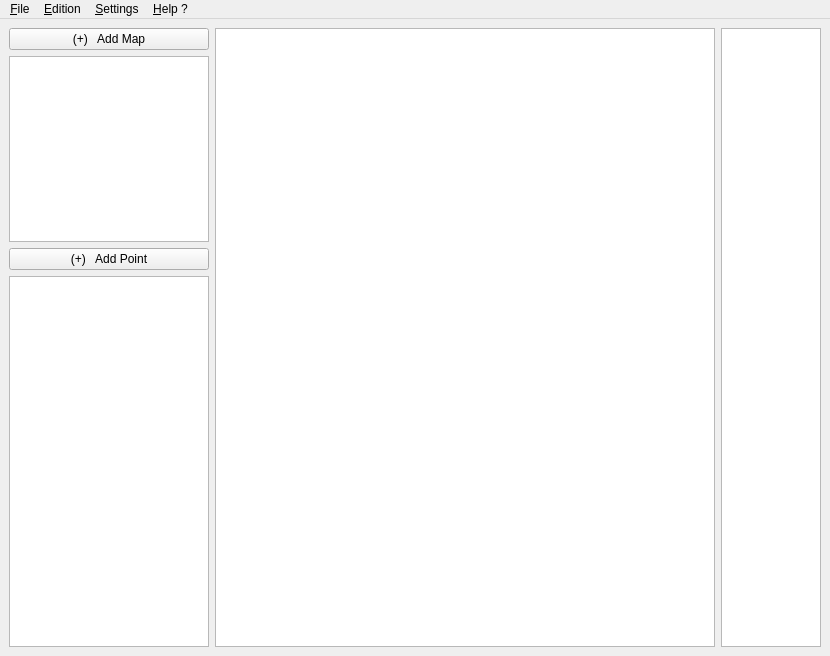
<?xml version="1.0" encoding="UTF-8"?>
<ui version="4.0">
 <class>Geomove</class>
 <widget class="QMainWindow" name="Geomove">
  <property name="geometry">
   <rect>
    <x>0</x>
    <y>0</y>
    <width>830</width>
    <height>656</height>
   </rect>
  </property>
  <property name="windowTitle">
   <string>Geomove</string>
  </property>
  <widget class="QWidget" name="centralwidget">
   <layout class="QHBoxLayout" name="horizontalLayout">
    <item>
     <layout class="QHBoxLayout" name="MainWindowLayout" stretch="2,5,1">
      <property name="spacing">
       <number>6</number>
      </property>
      <property name="sizeConstraint">
       <enum>QLayout::SetMaximumSize</enum>
      </property>
      <item>
       <layout class="QVBoxLayout" name="Data" stretch="1,1,1,2">
        <item>
         <widget class="QPushButton" name="AddMap">
          <property name="text">
           <string>(+)   Add Map</string>
          </property>
         </widget>
        </item>
        <item>
         <widget class="QListWidget" name="GeoPoints">
          <property name="verticalScrollBarPolicy">
           <enum>Qt::ScrollBarAsNeeded</enum>
          </property>
         </widget>
        </item>
        <item>
         <widget class="QPushButton" name="AddPoint">
          <property name="text">
           <string>(+)   Add Point</string>
          </property>
         </widget>
        </item>
        <item>
         <widget class="QListWidget" name="Geomaps"/>
        </item>
       </layout>
      </item>
      <item>
       <layout class="QVBoxLayout" name="MapScreen">
        <item>
         <widget class="QGraphicsView" name="Map"/>
        </item>
       </layout>
      </item>
      <item>
       <layout class="QVBoxLayout" name="Characteristics">
        <property name="sizeConstraint">
         <enum>QLayout::SetDefaultConstraint</enum>
        </property>
        <item>
         <widget class="QListView" name="charac">
          <property name="lineWidth">
           <number>1</number>
          </property>
         </widget>
        </item>
       </layout>
      </item>
     </layout>
    </item>
   </layout>
  </widget>
  <widget class="QMenuBar" name="menuBar">
   <property name="geometry">
    <rect>
     <x>0</x>
     <y>0</y>
     <width>830</width>
     <height>22</height>
    </rect>
   </property>
   <widget class="QMenu" name="menu_File">
    <property name="title">
     <string>&amp;File</string>
    </property>
    <addaction name="action_New_Map"/>
    <addaction name="action_Open_Map"/>
    <addaction name="actionOpen_recent_Map"/>
    <addaction name="separator"/>
    <addaction name="actionSave"/>
    <addaction name="actionSave_as"/>
    <addaction name="separator"/>
    <addaction name="actionQuit"/>
   </widget>
   <widget class="QMenu" name="menu_Edition">
    <property name="title">
     <string>&amp;Edition</string>
    </property>
    <addaction name="actionImport_points"/>
    <addaction name="actionChange_scale"/>
   </widget>
   <widget class="QMenu" name="menu_Settings">
    <property name="title">
     <string>&amp;Settings</string>
    </property>
    <addaction name="actionChange_langugage"/>
   </widget>
   <widget class="QMenu" name="menu_Help">
    <property name="title">
     <string>&amp;Help ?</string>
    </property>
   </widget>
   <addaction name="menu_File"/>
   <addaction name="menu_Edition"/>
   <addaction name="menu_Settings"/>
   <addaction name="menu_Help"/>
  </widget>
  <action name="action_New_Map">
   <property name="text">
    <string>&amp;New Map</string>
   </property>
  </action>
  <action name="action_Open_Map">
   <property name="text">
    <string>&amp;Open Map</string>
   </property>
  </action>
  <action name="actionOpen_recent_Map">
   <property name="text">
    <string>Open recent Map</string>
   </property>
  </action>
  <action name="actionImport_Points">
   <property name="text">
    <string>Import Points</string>
   </property>
  </action>
  <action name="actionSave">
   <property name="text">
    <string>Save</string>
   </property>
  </action>
  <action name="actionSave_as">
   <property name="text">
    <string>Save as ...</string>
   </property>
  </action>
  <action name="actionQuit">
   <property name="text">
    <string>Quit</string>
   </property>
  </action>
  <action name="actionChange_langugage">
   <property name="text">
    <string>Change langugage</string>
   </property>
  </action>
  <action name="actionImport_points">
   <property name="text">
    <string>Import points</string>
   </property>
  </action>
  <action name="actionChange_scale">
   <property name="text">
    <string>Change scale</string>
   </property>
  </action>
 </widget>
 <resources/>
 <connections/>
</ui>
